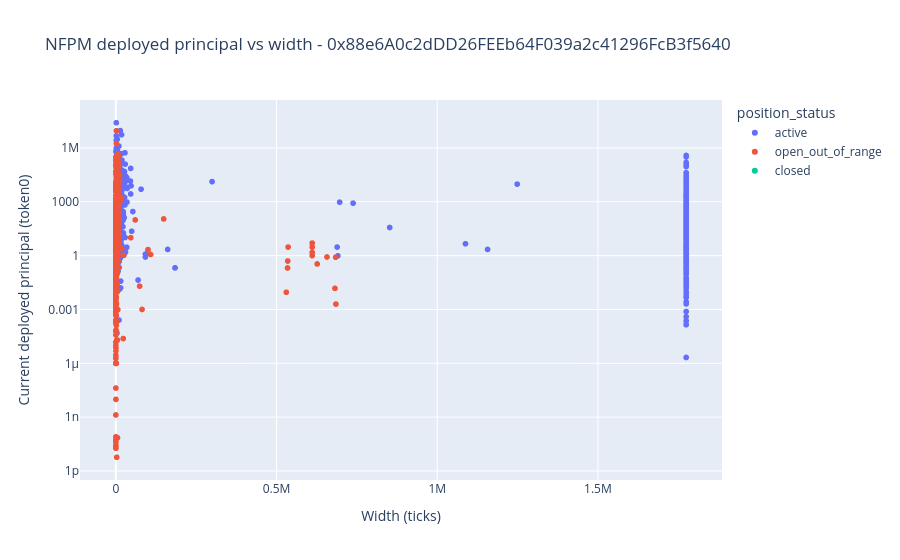

The cell this chart's notebook holds for it:
### Code cell
if plot_guard() and not positions_current.empty:
    fig = px.scatter(
        positions_current,
        x='range_width_ticks',
        y='current_position_token0',
        color='position_status',
        hover_data=['token_id', 'current_owner', 'tick_lower', 'tick_upper'],
        title=f'NFPM deployed principal vs width - {POOL}',
        labels={'current_position_token0': 'Current deployed principal (token0)', 'range_width_ticks': 'Width (ticks)'},
        log_y=True,
    )
    fig.show()

### Figure 1 — Plotly figure (JSON) as saved in the notebook; plotly's stock layout.template omitted (floating-point values rounded to 4 significant figures; data arrays with more than 128 entries replaced by an {"elided": "..."} marker saying what was removed)
{"data": [{"customdata": {"elided": "2205x4 mixed values"}, "hovertemplate": "position_status=active<br>Width (ticks)=%{x}<br>Current deployed principal (token0)=%{y}<br>token_id=%{customdata[0]}<br>current_owner=%{customdata[1]}<br>tick_lower=%{customdata[2]}<br>tick_upper=%{customdata[3]}<extra></extra>", "legendgroup": "active", "marker": {"color": "#636efa", "symbol": "circle"}, "mode": "markers", "name": "active", "showlegend": true, "type": "scattergl", "x": {"elided": "2205 int values"}, "xaxis": "x", "y": {"elided": "2205 float values"}, "yaxis": "y"}, {"customdata": {"elided": "1853x4 mixed values"}, "hovertemplate": "position_status=open_out_of_range<br>Width (ticks)=%{x}<br>Current deployed principal (token0)=%{y}<br>token_id=%{customdata[0]}<br>current_owner=%{customdata[1]}<br>tick_lower=%{customdata[2]}<br>tick_upper=%{customdata[3]}<extra></extra>", "legendgroup": "open_out_of_range", "marker": {"color": "#EF553B", "symbol": "circle"}, "mode": "markers", "name": "open_out_of_range", "showlegend": true, "type": "scattergl", "x": {"elided": "1853 int values"}, "xaxis": "x", "y": {"elided": "1853 float values"}, "yaxis": "y"}, {"customdata": {"elided": "942x4 mixed values"}, "hovertemplate": "position_status=closed<br>Width (ticks)=%{x}<br>Current deployed principal (token0)=%{y}<br>token_id=%{customdata[0]}<br>current_owner=%{customdata[1]}<br>tick_lower=%{customdata[2]}<br>tick_upper=%{customdata[3]}<extra></extra>", "legendgroup": "closed", "marker": {"color": "#00cc96", "symbol": "circle"}, "mode": "markers", "name": "closed", "showlegend": true, "type": "scattergl", "x": {"elided": "942 int values"}, "xaxis": "x", "y": {"elided": "942 float values"}, "yaxis": "y"}], "layout": {"legend": {"title": {"text": "position_status"}, "tracegroupgap": 0}, "title": {"text": "NFPM deployed principal vs width - 0x88e6A0c2dDD26FEEb64F039a2c41296FcB3f5640"}, "xaxis": {"anchor": "y", "domain": [0, 1], "title": {"text": "Width (ticks)"}}, "yaxis": {"anchor": "x", "domain": [0, 1], "title": {"text": "Current deployed principal (token0)"}, "type": "log"}}}
